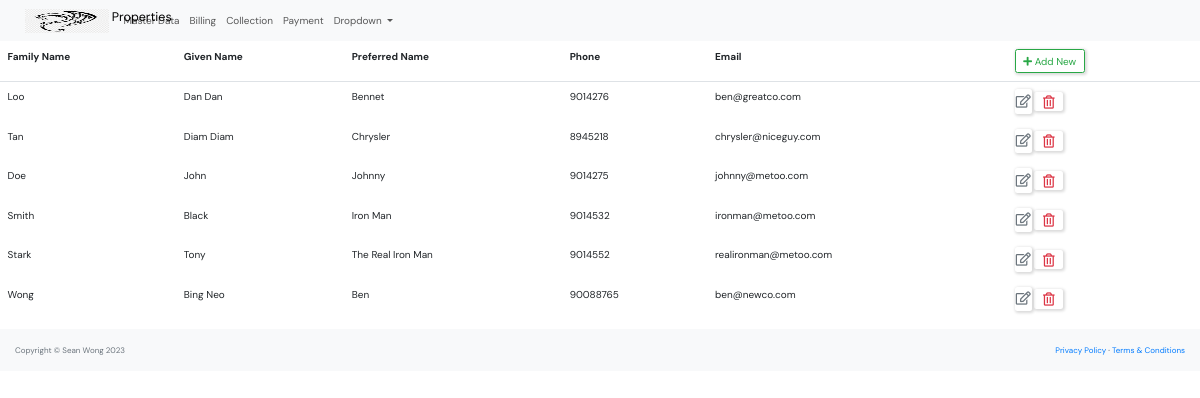
The page /master_data/owner_list/ on the database as committed earlier.
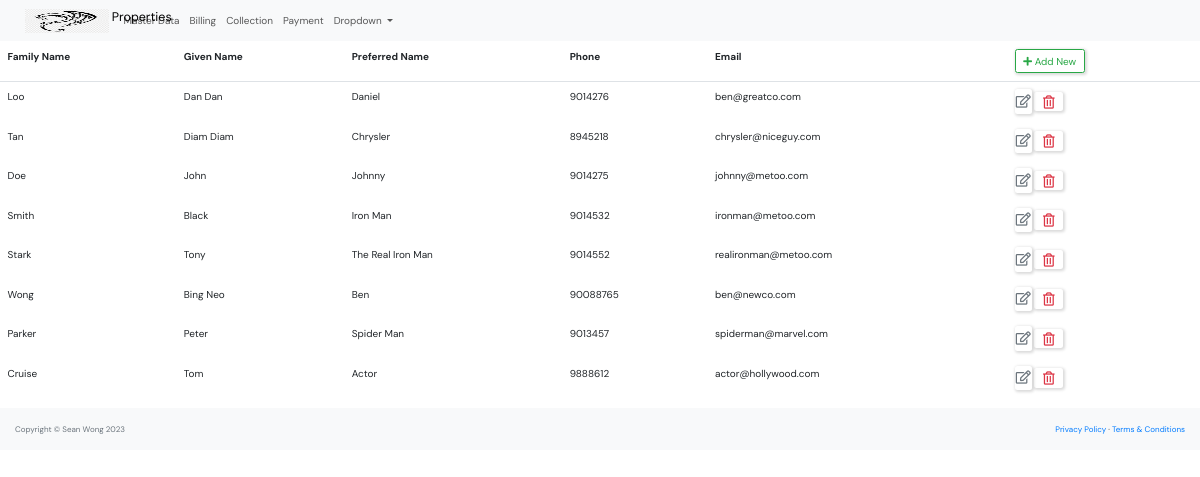
The same page on the database as committed later.
### master_data/models.py (models this page shows, shortened)
class Owner(models.Model):
    family_name = models.CharField(max_length=250)
    given_name = models.CharField(max_length=250)
    preferred_name = models.CharField(max_length=250)
    phone = models.CharField(max_length=10)
    email=models.EmailField(
        unique=True,
        error_messages={
            'unique':'Thie email has already ben registered'
        }
        )
    class Meta:
        constraints = [
            models.UniqueConstraint(fields=['given_name', 'family_name'], name='unique_owner'),
        ]

### master_data/views.py (the view)
# urls.py: path('owner_list/',views.owner_list, name='owner-list'),
def owner_list(request):
    context = {'owner_list': Owner.objects.all()}
    return render(request, "master_data/owner_list.html", context)

### master_data/templates/master_data/owner_list.html (shortened to what this page needs)
{% extends "base.html" %}
            {% block content %}
            <table class="table table-borderless">
                <thead class="border-bottom font-weight-bold">
                    <tr>
                        <td>Family Name</td>
                        <td>Given Name</td>
                        <td>Preferred Name</td>
                        <td>Phone</td>
                        <td>Email</td>
                        <td>
                            <a href="{% url 'owner-create' %}" class="btn btn-outline-success">
                                <i class="fas fa-plus"></i> Add New
                            </a>
                        </td>
                    </tr>
                </thead>
                <tbody>
                    {% for owner in owner_list %}
                        <tr>
                            <td>{{owner.family_name}}</td>
                            <td>{{owner.given_name}}</td>
                            <td>{{owner.preferred_name}}</td>
                            <td>{{owner.phone}}</td>
                            <td>{{owner.email}}</td>
                            <td>
                                <a href="{% url 'owner-update' owner.id %}" class="btn text-secondary px-0">
                                    <i class="far fa-edit fa-lg"></i>
                                </a>
                                <form action="{% url 'owner-delete' owner.id %}" method="post" class="d-inline">
                                    <button type="submit" class="btn">
                                        <i class="far fa-trash-alt fa-lg text-danger float-right"></i>
                                    </button>
                                </form>
                            </td>
                        </tr>
                    {% endfor %}
                </tbody>
            </table>
            {% endblock content %}

### templates/base.html (shortened to what this page needs)
{% load static %}
<!DOCTYPE html>
{% load crispy_forms_tags %}
<html lang="en">
    <head>
        <link href="https://cdn.jsdelivr.net/npm/bootstrap@5.3.0-alpha1/dist/css/bootstrap.min.css" rel="stylesheet">
        <link rel="stylesheet" href="{% static 'styles/style.css' %}" />
        <link rel="stylesheet" href="https://stackpath.bootstrapcdn.com/bootstrap/4.3.1/css/bootstrap.min.css"
>
        <link rel="stylesheet" href="https://cdnjs.cloudflare.com/ajax/libs/font-awesome/5.11.2/css/all.min.css">
    </head>
    <body class="sb-nav-fixed">
        <div> {% include 'navbar.html' %} </div>
        {% block content%}
        {% endblock content%}
        <div>{% include 'footer.html' %}</div>
    </body>
</html>

### templates/navbar.html (shortened to what this page needs)
{% load static %}
<nav class="navbar navbar-expand-lg bg-body-tertiary">
    <div class="container-fluid">
      <a class="navbar-brand" href="{% url 'landing' %}">
        <img src="{% static 'images/logo.png' %}" alt="" width="30" height="24" class="d-inline-block align-text-top" />
        Properties
      </a>
      <div class="collapse navbar-collapse" id="navbarSupportedContent">
        <ul class="navbar-nav me-auto mb-2 mb-lg-0">
          <li class="nav-item">
            <a class="nav-link" href="{% url 'master-data' %}">Master Data</a>
          </li>
          <li class="nav-item">
            <a class="nav-link" href="{% url 'billing-main' %}">Billing</a>
          </li>
          <li class="nav-item">
            <a class="nav-link" href="#">Collection</a>
          </li>
          <li class="nav-item">
            <a class="nav-link" href="#">Payment</a>
          </li>
          <li class="nav-item dropdown">
            <a class="nav-link dropdown-toggle" href="#" role="button" data-bs-toggle="dropdown" aria-expanded="false">
              Dropdown
            </a>
          </li>
        </ul>
      </div>
    </div>
  </nav>

### templates/footer.html
<footer class="py-4 bg-light mt-auto">
    <div class="container-fluid px-4">
        <div class="d-flex align-items-center justify-content-between small">
            <div class="text-muted">Copyright &copy; Sean Wong 2023</div>
            <div>
                <a href="#">Privacy Policy</a>
                &middot;
                <a href="#">Terms &amp; Conditions</a>
            </div>
        </div>
    </div>
</footer>

### static/css/style.css (style rules this page uses)
* { font-family: "DM Sans", -apple-system, BlinkMacSystemFont, "Segoe UI", Roboto, Oxygen, Ubuntu, Cantarell, "Open Sans", "Helvetica Neue", sans-serif; margin: 0; padding: 0; box-sizing: border-box; text-rendering: optimizeLegibility; font-size: inherit; }
html { font-size: 56.25%; }
@media only screen and (min-width: 1200px) { html { font-size: 62.5%; } }
body { line-height: 1.6; font-weight: 400; font-size: 1.5rem; color: var(--color-light-gray); background-color: var(--color-bg); min-height: 100vh; }
img { width: 100%; }
a { display: inline-block; color: var(--color-main); text-decoration: none; }
.btn { background-color: transparent; border: none; display: inline-flex; align-items: center; gap: 1rem; cursor: pointer; transition: all ease-in-out 0.3s; padding: 1rem 2rem; border-radius: 5px; box-shadow: 1px 1px 3px 1px rgba(0, 0, 0, 0.15); font-weight: 500; }

Rows that differ between the two databases and show on the page:
changed Owner "Loo": preferred_name "Bennet" → "Daniel"
added Owner: family_name "Parker", given_name "Peter", preferred_name "Spider Man", phone "9013457", email "spiderman@marvel.com"
added Owner: family_name "Cruise", given_name "Tom", preferred_name "Actor", phone "9888612", email "actor@hollywood.com"
